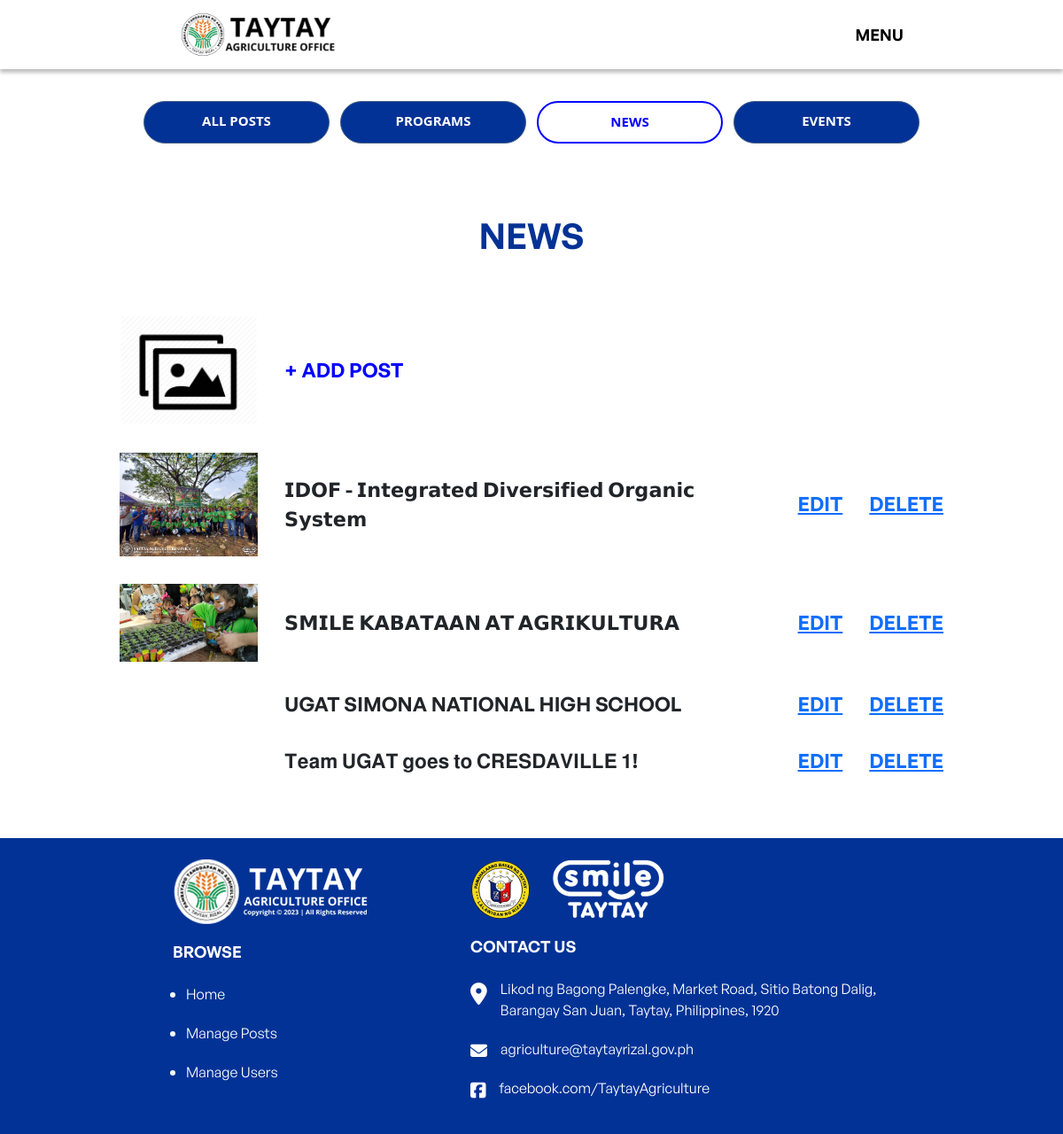
/admin-manageNews.php, run on the app's committed database.
### tables this page shows
CREATE TABLE `contents` (
  `content_id` int(11) NOT NULL,
  `title` varchar(100) NOT NULL,
  `description` text NOT NULL,
  `img` varchar(100) NOT NULL,
  `date_posted` date NOT NULL,
  `user_id` int(11) NOT NULL,
  `category_id` int(11) NOT NULL,
  `headline` text NOT NULL
);

### admin-manageNews.php (the view, shortened to what this page needs)
<?php
    include "config.php";
    include "admin-navbar.php";
?>
<!DOCTYPE html>
<html lang="en">
<head>
  <link href="https://cdn.jsdelivr.net/npm/bootstrap@5.2.1/dist/css/bootstrap.min.css" rel="stylesheet">
    <link rel="stylesheet" type="text/css" href="admin-managePost.css">
    <link rel="stylesheet" type="text/css" href="navbar.css">
    <link rel="stylesheet" type="text/css" href="footer.css">
    <link rel="stylesheet" type="text/css" href="admin-managePost.css">
</head>
<body>
    <div class="btn-container">
        <a href="admin-managePost.php" class="btn">ALL POSTS</a>
        <a href="admin-managePrograms.php" class="btn">PROGRAMS</a>
        <a href="admin-manageNews.php" class="btn active">NEWS</a>
        <a href="admin-manageEvents.php" class="btn">EVENTS</a>
    </div>
    <div class="ne-text">
        <h1>NEWS</h1>
      </div>
     <div class="manage-content">
        <table>
            <tbody>
                <tr>
                    <td><img src="img/image-icon.png" alt=""></td>
                    <td><a href="addPost.php" class="publish">+ ADD POST</a></td>
                </tr>
                <?php
                    $sql = "SELECT contents.content_id,contents.img,contents.title,category.category_name,contents.date_posted,contents.user_id,contents.category_id FROM contents LEFT JOIN category ON contents.category_id=category.category_id WHERE contents.category_id='2'";
                    $result = mysqli_query($conn, $sql) or die("Query failed");
                    if (mysqli_num_rows($result) > 0) {
                        while ($row = mysqli_fetch_assoc($result)) {
                            echo "<tr>
                                    <td> <img src='". $row["img"] ."'  alt=''></td>
                                    <td>" . $row["title"] . "</td>
                                    <td class='edit'><a href='editPost.php?id=" . $row["content_id"] . "' >EDIT</a></td>
                                    <td class='delete'><a href='delete-Post.php?id=" . $row["content_id"] . "&catid=" . $row["category_id"] . "'>DELETE</a></td>
                                </tr>";
                        }
                    }
                ?>
            </tbody>
        </table>
    </div>
</body>
</html>

### admin-managePost.css (style rules this page uses)
.btn-container { width: 100%; display: flex; justify-content: center; gap: 1%; }
.btn-container .btn { padding-top: 10px; font-family: 'General Sans'; font-size: 1vw; background: #033296; border: 1px solid #486284; border-radius: 50px; color: white; width: 210px; height: 48px; font-family: 'Open Sans'; font-style: normal; font-weight: 700; font-size: 15px; }
.btn-container .active { background-color: white; border: 2px solid blue; color: blue; }
.ne-text { width: 100%; text-align: center; margin-top: 80px; margin-bottom: 50px; }
.ne-text h1 { font-family: 'General Sans-Semibold'; color: #033296; }
.manage-content table { width: 80%; border-collapse: collapse; font-size: 1.4rem; font-family: 'General Sans-Semibold'; margin: auto; }
.manage-content table td { padding: 15px; text-align: left; border-bottom: 1px solid #ffffff; }
.manage-content table td img { width: 13vw; }
.edit { color: green; text-decoration: none; }
.delete { color: red; text-decoration: none; }
.publish { color: blue; text-decoration: none; }

### footer.css (style rules this page uses)
* { margin: 0; padding: 0; }
footer * { position: relative; margin:0; padding:0; box-sizing: border-box; }
.footer-container { max-width: 100%; margin:auto; }
.footer-row { display: flex; flex-wrap: wrap; justify-content: center; }
.footer { background-color: #033296; padding: 2% 15%; }
.footer-col { width: 40%; padding: 0 15px; }
.footer-col img { padding-bottom: 20px; padding-right: 20px; }
.footer-col ul { width: 60%; padding: 0 15px; color: #ffffff; }
.footer-col h4 { font-size: 18px; color: #ffffff; margin-bottom: 25px; font-weight: 500; position: relative; font-family: 'General Sans-Semibold'; }
.footer-col ul li:not(:last-child) { margin-bottom: 20px; }
.footer-col ul li a { font-size: 16px; color: #ffffff; text-decoration: none; font-weight: 300; display: block; transition: all 0.3s ease; font-family: 'General Sans'; }
.footer-col1 { width: 60%; padding: 0 15px; }
.footer-col1 img { padding-bottom: 20px; padding-right: 20px; }
.footer-col1 ul { list-style: none; padding-left: 30px; }
.footer-col1 h4 { font-family: 'General Sans-Semibold'; font-size: 18px; color: #ffffff; margin-bottom: 25px; font-weight: 500; position: relative; }
.footer-col1 ul li a { font-size: 16px; color: #ffffff; text-decoration: none; font-family: 'General Sans'; display: block; transition: all 0.3s ease; }
.footer-col1 ul .loc li:before { font-family: 'FontAwesome'; content: '\f3c5'; margin:0 15px 0 -30px; color: rgb(255, 255, 255); display: block; float: left; font-size: 25px; }
.mail { padding-top: 20px; }
.fb { padding-top: 20px; }
.footer-col1 ul .mail li:before { font-family: 'FontAwesome'; content: '\f0e0'; margin:0 15px 0 -30px; color: rgb(255, 255, 255); display: block; float: left; font-size: 19px; }
.footer-col1 ul .fb li:before { font-family: 'FontAwesome'; content: '\f082'; margin:0 15px 10px -30px; color: #ffffff; display: block; float: left; font-size: 20px; }

### data on the page
contents: img (picture), title "𝗜𝗗𝗢𝗙 - 𝗜𝗻𝘁𝗲𝗴𝗿𝗮𝘁𝗲𝗱 𝗗𝗶𝘃𝗲𝗿𝘀𝗶𝗳𝗶𝗲𝗱 𝗢𝗿𝗴𝗮𝗻𝗶𝗰 𝗦𝘆𝘀𝘁𝗲𝗺"
contents: img (picture), title "𝗦𝗠𝗜𝗟𝗘 𝗞𝗔𝗕𝗔𝗧𝗔𝗔𝗡 𝗔𝗧 𝗔𝗚𝗥𝗜𝗞𝗨𝗟𝗧𝗨𝗥𝗔"
contents: title "UGAT SIMONA NATIONAL HIGH SCHOOL"
contents: title "𝐓𝐞𝐚𝐦 𝐔𝐆𝐀𝐓 𝐠𝐨𝐞𝐬 𝐭𝐨 𝐂𝐑𝐄𝐒𝐃𝐀𝐕𝐈𝐋𝐋𝐄 𝟏!"
